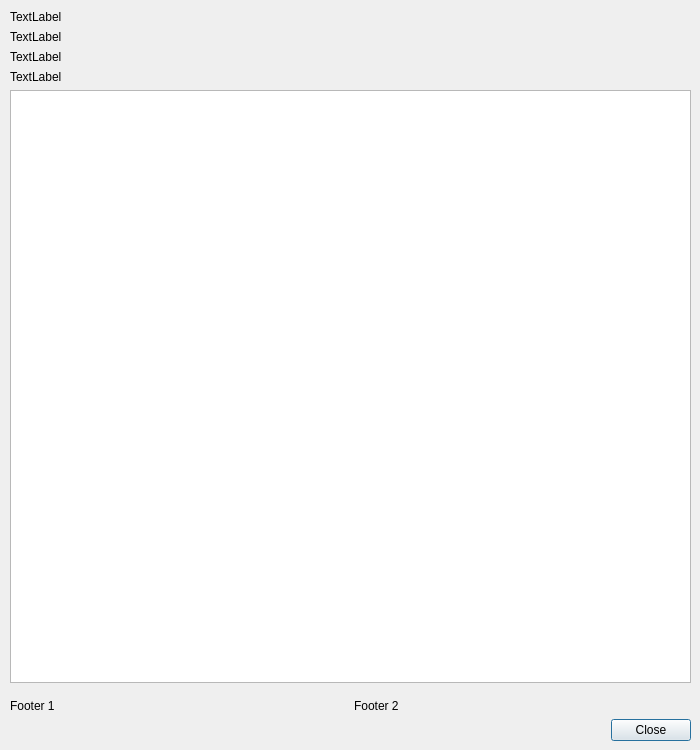
<?xml version="1.0" encoding="UTF-8"?>
<ui version="4.0">
 <class>About</class>
 <widget class="QDialog" name="About">
  <property name="geometry">
   <rect>
    <x>0</x>
    <y>0</y>
    <width>700</width>
    <height>750</height>
   </rect>
  </property>
  <property name="windowTitle">
   <string>Dialog</string>
  </property>
  <widget class="QWidget" name="layoutWidget">
   <property name="geometry">
    <rect>
     <x>10</x>
     <y>10</y>
     <width>681</width>
     <height>731</height>
    </rect>
   </property>
   <layout class="QVBoxLayout" name="verticalLayout">
    <item>
     <widget class="QLabel" name="header">
      <property name="text">
       <string>TextLabel</string>
      </property>
     </widget>
    </item>
    <item>
     <widget class="QLabel" name="textLabel_1">
      <property name="text">
       <string>TextLabel</string>
      </property>
     </widget>
    </item>
    <item>
     <widget class="QLabel" name="textLabel_2">
      <property name="text">
       <string>TextLabel</string>
      </property>
     </widget>
    </item>
    <item>
     <layout class="QHBoxLayout" name="pushButtonHorizontalLayout"/>
    </item>
    <item>
     <widget class="QLabel" name="textLabel_3">
      <property name="text">
       <string>TextLabel</string>
      </property>
     </widget>
    </item>
    <item>
     <widget class="QTextBrowser" name="textBrowser">
      <property name="cursor" stdset="0">
       <cursorShape>ArrowCursor</cursorShape>
      </property>
      <property name="acceptDrops">
       <bool>false</bool>
      </property>
      <property name="horizontalScrollBarPolicy">
       <enum>Qt::ScrollBarAlwaysOff</enum>
      </property>
      <property name="overwriteMode">
       <bool>false</bool>
      </property>
     </widget>
    </item>
    <item>
     <layout class="QHBoxLayout" name="horizontalLayout">
      <property name="leftMargin">
       <number>0</number>
      </property>
      <property name="topMargin">
       <number>10</number>
      </property>
      <item>
       <widget class="QLabel" name="footer1">
        <property name="text">
         <string>Footer 1</string>
        </property>
       </widget>
      </item>
      <item>
       <widget class="QLabel" name="footer2">
        <property name="text">
         <string>Footer 2</string>
        </property>
       </widget>
      </item>
     </layout>
    </item>
    <item>
     <widget class="QDialogButtonBox" name="buttonBox">
      <property name="orientation">
       <enum>Qt::Horizontal</enum>
      </property>
      <property name="standardButtons">
       <set>QDialogButtonBox::Close</set>
      </property>
     </widget>
    </item>
   </layout>
  </widget>
 </widget>
 <resources/>
 <connections>
  <connection>
   <sender>buttonBox</sender>
   <signal>accepted()</signal>
   <receiver>About</receiver>
   <slot>accept()</slot>
   <hints>
    <hint type="sourcelabel">
     <x>248</x>
     <y>254</y>
    </hint>
    <hint type="destinationlabel">
     <x>157</x>
     <y>274</y>
    </hint>
   </hints>
  </connection>
  <connection>
   <sender>buttonBox</sender>
   <signal>rejected()</signal>
   <receiver>About</receiver>
   <slot>reject()</slot>
   <hints>
    <hint type="sourcelabel">
     <x>316</x>
     <y>260</y>
    </hint>
    <hint type="destinationlabel">
     <x>286</x>
     <y>274</y>
    </hint>
   </hints>
  </connection>
 </connections>
</ui>
